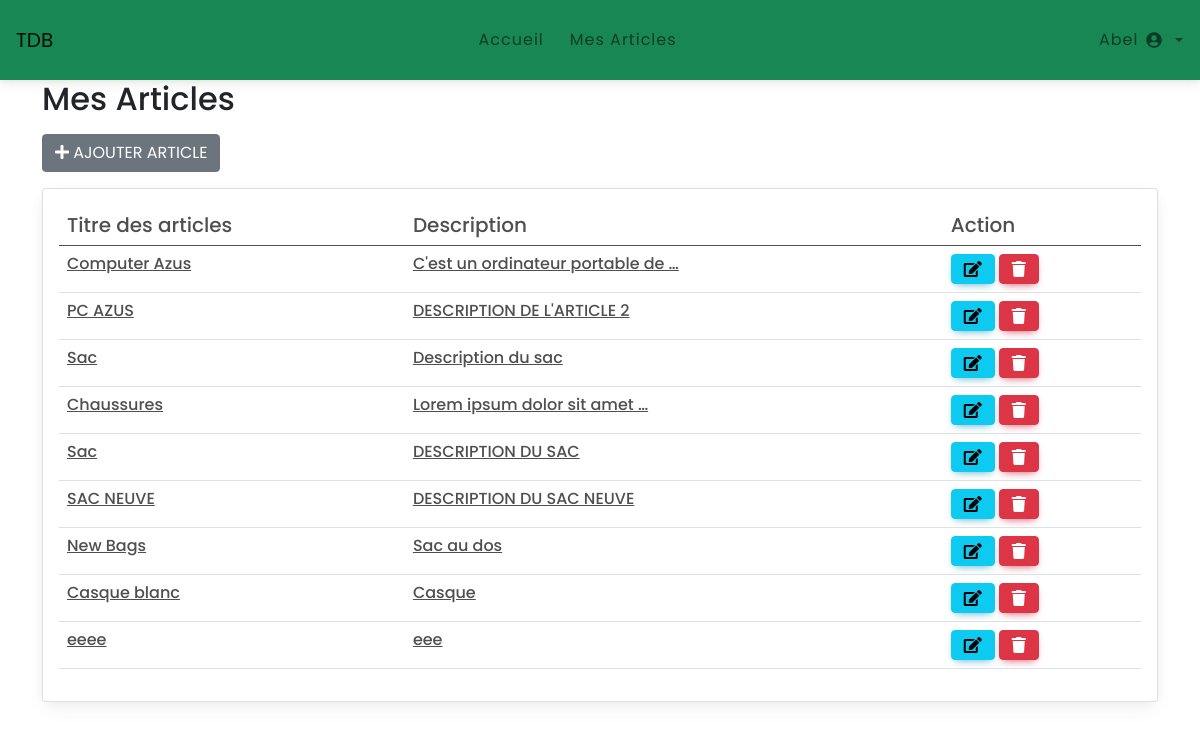
/blog/administration/user_articles/ (signed in), run on an earlier commit of the app's database.
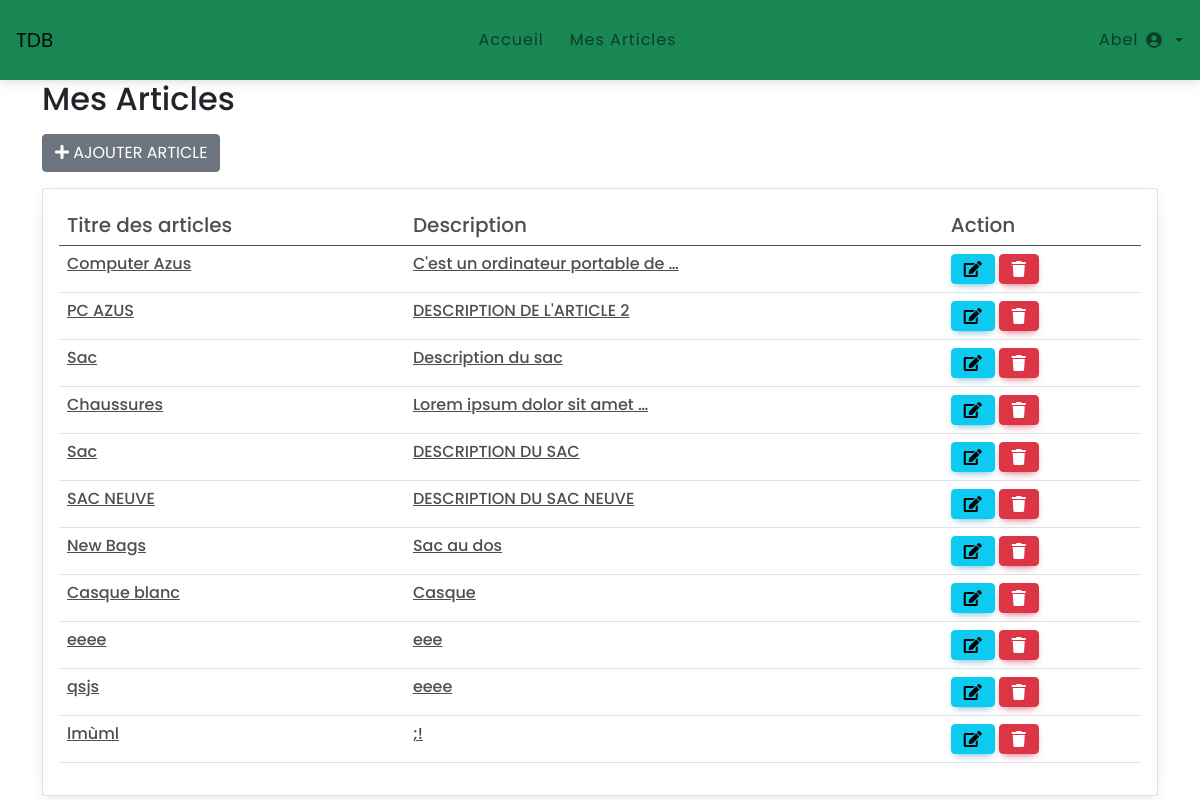
And on a later commit of the database.
### blog/models.py (models this page shows, shortened)
class Article(models.Model):
    user=models.ForeignKey(User,on_delete=models.CASCADE,null=True)
    title=models.CharField(max_length=50)
    categorie=models.ForeignKey(Category,on_delete=models.CASCADE)
    description=models.TextField()
    image=models.ImageField(null=True ,blank=True)
    created_at=models.DateTimeField(auto_now_add=True)
    updated_at=models.DateTimeField(auto_now=True)

### app_admin/views.py (the view)
# urls.py: path('user_articles/',views.user_articles , name="mes_articles"),
@login_required
def user_articles(request):
    has_perm = request.user.has_perm("blog.delete_article")
    mes_articles_user = Article.objects.filter(user=request.user)
    return render(request, "app_admin/mes_articles.html", {"mes_articles_user":mes_articles_user, "has_perm":has_perm})

### app_admin/templates/app_admin/mes_articles.html
{% extends 'app_admin/base.html' %}
{% block content %}
<div class="container">
    <div class="row">
        <div class="col-md-12"><h2> Mes Articles</h2></div>
        <div class="col-md-12 p-10">
            <a href="{% url 'app_admin:Add_articles' %}" class="btn btn-secondary float-right mt-2"><i class="fas fa-plus"></i> Ajouter article</a>
        </div>
        <div class="col-md-12">
            {% if mes_articles_user %}
            <div class="card mt-3">
                <div class="card-body">
                    <table class="table table-hover">
                        <thead>
                            <tr>
                                <th class="h5">Titre des articles</th>
                                <th class="h5">Description</th>
                                <th class="h5">Action</th>
                            </tr>
                        </thead>
                        <tbody>
                            {% for article in mes_articles_user %}
                            <tr>
                                <td><a href="" class="h6">{{ article.title }}</a></td>
                                <td><a href="" class="h6"> {{ article.description | truncatewords:5 }}</a></td>
                                <td>
                                    <a href="{% url 'app_admin:update_article' article.id %}" class="btn btn-info"><i class="fas fa-edit"></i></a>
                                    {% if has_perm %}
                                    <a href="{% url 'app_admin:delete_article' article.id %}" class="btn btn-danger"><i class="fas fa-trash"></i></a>
                                    {% endif %}
                                </td>
                            </tr>
                            {% endfor %}
                        </tbody>
                    </table>
                </div>
            </div>
            {% else %}
            <p>Vous n'avez aucun articles</p>
            {% endif %}
        </div>
    </div>
</div>
{% endblock %}

What changed in the data, as far as the page shows it:
added Article: title "qsjs", description "eeee"
added Article: title "lmùml", description ";!"
